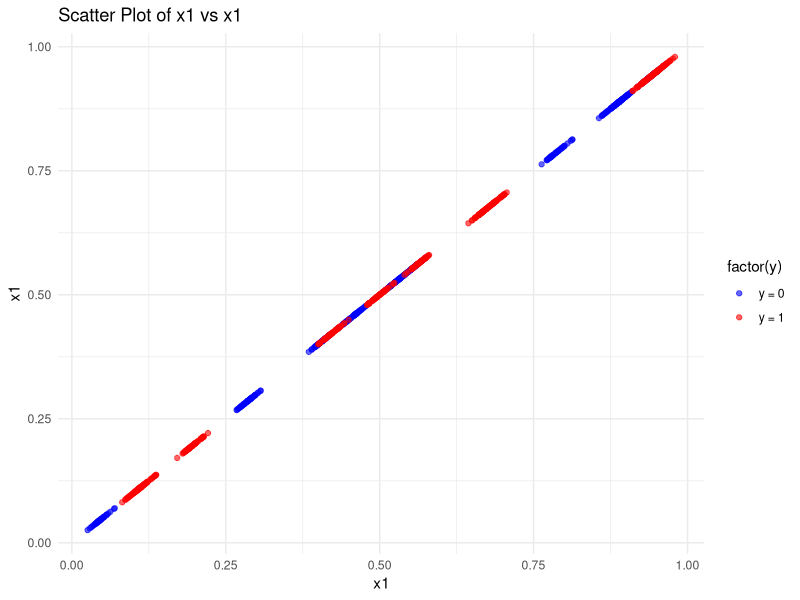
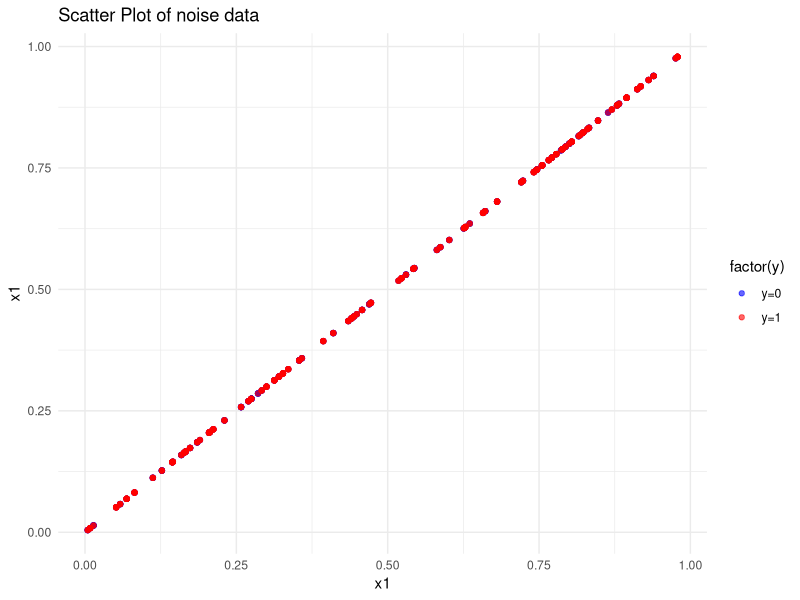
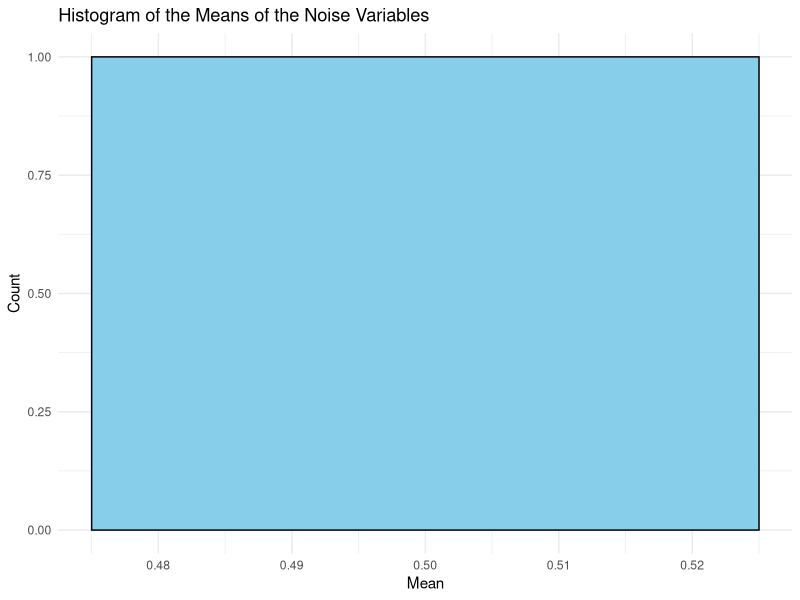

Generate these figures, in order, with R:
## ---- chunk 1
IDF <- log(10/4)
TF <- 1 + log(3)

TFIDF <- TF * IDF
TFIDF
## ---- chunk 2
IDF <- log(10/3)
TF <- 0
TFIDF <- TF * IDF
TFIDF
## ---- chunk 3
IDF <- log(10/9)
TF <- 1 + log(1)
TFIDF <- TF * IDF
TFIDF
## ---- chunk 4
set.seed(123)

generate_mixture_data <- function(n, y) {
  means <- runif(10, 0, 1)
  data <- data.frame(x1 = numeric(n), x2 = numeric(n), y = y)
  for (i in 1:n) {
    component <- sample(1:10, 1)
    data$x1[i] <- rnorm(1, means[component], 0.01)
    component <- sample(1:10, 1)
    data$x2[i] <- rnorm(1, means[component], 0.01)
  }
  return(data)
}

y0 <- generate_mixture_data(500, 0)
y1 <- generate_mixture_data(500, 1)
data <- rbind(y0, y1)

generate_noise_data <- function() {
  noise <- runif(100, 0, 1)
  data <- c()
  for (i in 1:1000) {
    s <- sample(1:100, 1)
    data[i] <- noise[s]
  }
  return(data)
}

data$noise <- generate_noise_data()

train_indices <- sample(1:nrow(data), nrow(data)/2)
train_data <- data[train_indices, ]
test_data <- data[-train_indices, ]

library(ggplot2)
library(dplyr)

ggplot(data, aes(x = x1, y = x1, color = factor(y))) +
  geom_point(alpha = 0.6) +
  labs(title = "Scatter Plot of x1 vs x1", x = "x1", y = "x1") +
  scale_color_manual(values = c("blue", "red"), labels = c("y = 0", "y = 1")) +
  theme_minimal()

ggplot(data, aes(x=noise, y=noise, color=factor(y))) +
  geom_point(alpha=0.6) +
  labs(title="Scatter Plot of noise data", x="x1", y="x1") +
  scale_color_manual(values=c("blue", "red"), labels=c("y=0","y=1")) +
  theme_minimal()

noise_means <- mean(data$noise)

ggplot(data.frame(noise_means), aes(x = noise_means)) +
  geom_histogram(binwidth = 0.05, fill = "skyblue", color = "black") +
  labs(title = "Histogram of the Means of the Noise Variables", x = "Mean", y = "Count") +
  theme_minimal()
